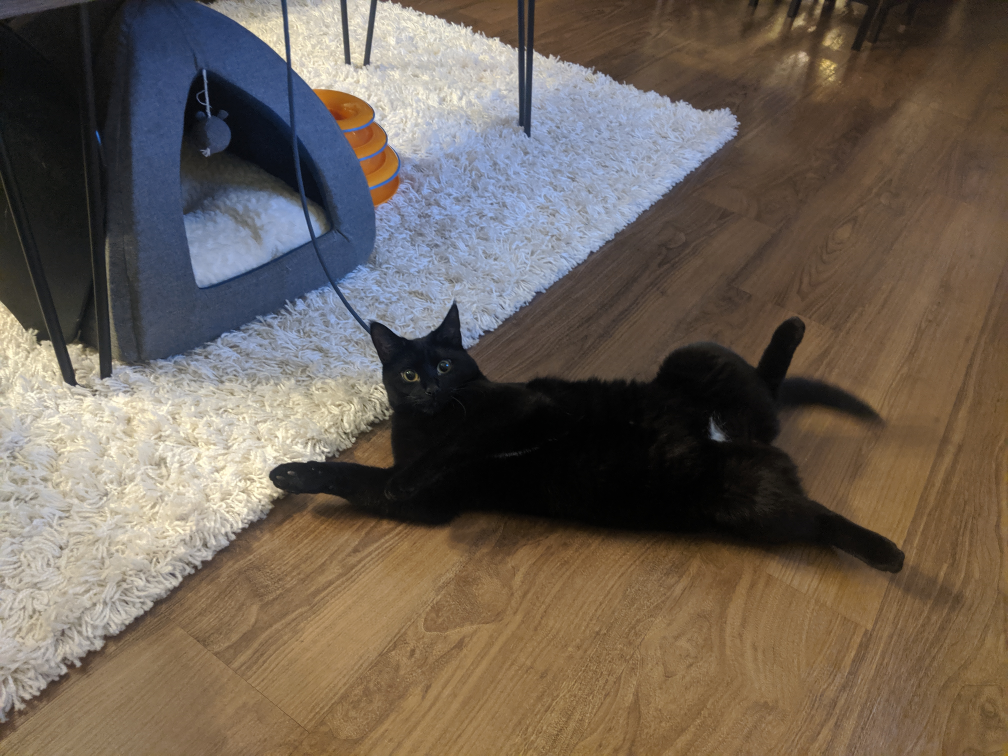
#> input picture Eevee2.jpg, 4032 x 3024 px (shown at 1/4 size)
$ python ASCIIart.py
#> lines starting #> are read from the running program, lines starting #| are printed output that depends on the picture
from PIL import Image
import numpy as np
import sys

max_size = (100,100)
mapping = list('`^\",:;Il!i~+_-?][}{1)(|\\/tfjrxnuvczXYUJCLQ0OZmwqpdbkhao*#MW&8%B@$')

with Image.open("Eevee2.jpg") as im:
#> im is the input picture: PIL image 4032x3024 RGB; mean R, G, B 109, 97.3, 86
    im.thumbnail(max_size)
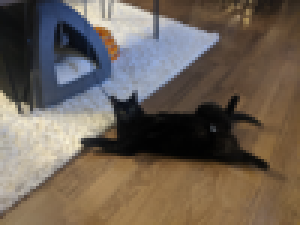
#> im: PIL image 100x75 RGB (shown 3 times larger); mean R, G, B 109, 97.3, 86
    pixels = np.array(im)
    print("Picture size: " + str(im.size))
#| Picture size: (100, 75)

print("Iterating through pixel contents")
print(len(pixels))
#| 75
brightness = np.empty(im.size[::-1], dtype=int)

for x in range(len(pixels)):
    for y in range(len(pixels[x])):
        brightness[x][y] = int(np.round((0.21*pixels[x][y][0] + 0.72*pixels[x][y][1] + 0.07*pixels[x][y][2])/255*100/100*64))
#> this loop made 75 passes
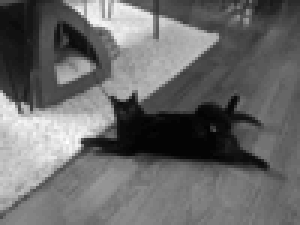
#> brightness: shape (75, 100) int64 (shown 3 times larger); min 0, max 60, mean 24.9; drawn with min black and max white

print("Iterating through pixel brightness")

ascii_art = np.empty(im.size[::-1], dtype=str)

for x in range(len(brightness)):
    for y in range(len(brightness[x])):
        # print(int(brightness[x][y]))
        ascii_art[x][y] = mapping[int(brightness[x][y])]
        # print(ascii_art[x][y])

print("Printing ASCII-ART:")
for x in ascii_art:
    for i, y in enumerate(x):
        if not i:
            print()
        sys.stdout.write(y)
        sys.stdout.write(y)

$ run again, with Eevee5.jpg copied over Eevee2.jpg
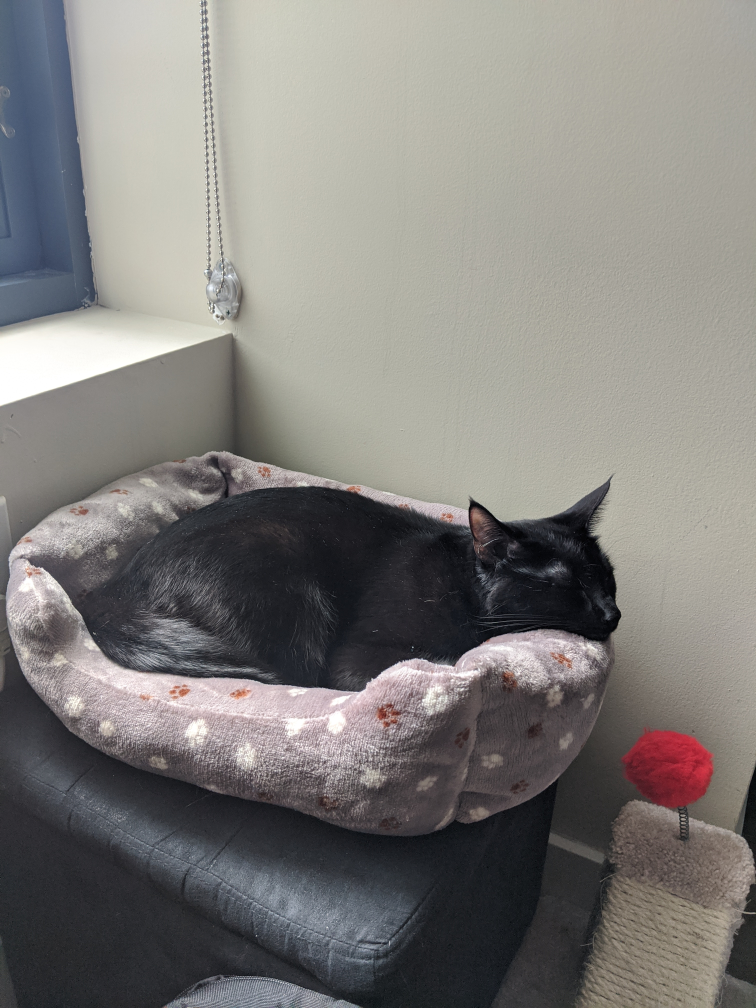
#> input picture Eevee5.jpg, 3024 x 4032 px (shown at 1/4 size)
#> im is the input picture: PIL image 3024x4032 RGB; mean R, G, B 128.5, 126.1, 123.1
#> `im.thumbnail(max_size)`:
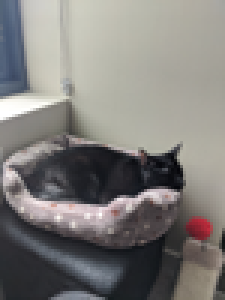
#> im: PIL image 75x100 RGB (shown 3 times larger); mean R, G, B 128.4, 126.1, 123.1
#| Picture size: (75, 100)
#| 100
#> the loop `for x in range(len(pixels)):` made 100 passes
#> after the loop `for x in range(len(pixels)):`:
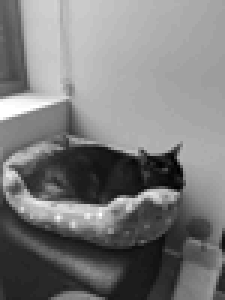
#> brightness: shape (100, 75) int64 (shown 3 times larger); min 1, max 64, mean 31.7; drawn with min black and max white
#> the loop `for x in range(len(brightness)):` made 100 passes
#> the loop `for x in ascii_art:` made 100 passes
#| ttttffrrrrttzzZZppddbbkkkkhhhhhhhhhhaabbmmqqqqbbkkkkkkkkkkkkbbbbbbbbddddddddppppppppppqqqqqqwwwwwwwwwwmmmmmmmmmmmmmmZZZZZZZZZZOOOOOOOOOOOOOO00000000QQ
#| ttttffrrrrttccZZppddbbkkkkhhhhhhhhhhaakkmmqqqqbbkkkkkkkkkkkkbbbbbbddddddddddppppppppppqqqqqqwwwwwwwwwwmmmmmmmmmmmmmmmmmmZZZZZZOOOOOOOOOOOO0000000000QQ
#| tt//ffrrrrttuuOOppddbbkkkkhhhhhhhhhhaakkmmppqqbbkkkkkkkkkkkkbbbbbbddddddddddppppppppqqqqqqqqwwwwwwwwwwwwmmmmmmmmmmmmZZZZZZOOOOOOOOOOOOOOOO000000000000
#| tt//ttjjrrffnn00qqddbbkkkkhhhhhhhhhhaakkZZppqqddkkkkkkkkkkkkbbbbbbddddddddddppppppppqqqqqqqqwwwwwwwwmmmmmmmmmmmmmmZZZZZZZZOOOOOOOOOOOOOOOO0000000000QQ
#| tt//ttffrrffrrQQqqddbbbbkkkkhhhhhhhhhhkkZZppqqddbbkkkkkkkkbbbbbbbbddddddddppppppppqqqqqqwwwwwwwwwwwwmmmmmmmmmmZZZZZZZZZZZZOOOOOOOOOOOOOO0000000000QQQQ
#> (further printed lines are left out)
